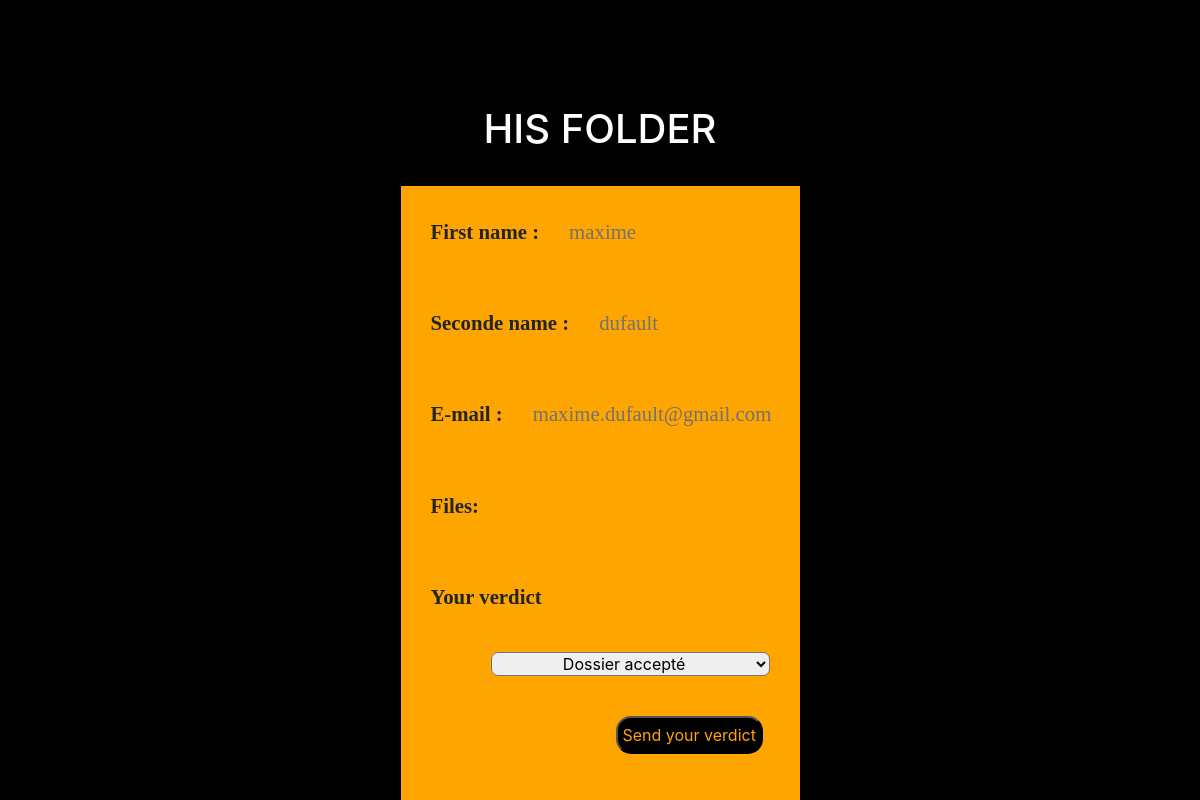
The app's page /workflow/workrep (signed in) with its own data.
### workflow/models.py (models this page shows)
class File(models.Model):
    f_name = models.CharField(max_length=30)
    s_name = models.CharField(max_length=30)
    mail = models.CharField(max_length=30)
    File = models.FileField(blank=True)
    verdict = models.CharField(max_length=30)

### workflow/views.py (the view, shortened to what this page needs)
# urls.py: path('workrep', views.workrep, name='workrep'),
@login_required(login_url='login')
def workrep(request):
    Files=File.objects.latest('id')
    context={'Files':Files}
    form = UpdateFile(request.POST or None, instance=Files)
    if request.method == 'POST':
        form = UpdateFile(request.POST or None, instance=Files)
        if form.is_valid():
            form.save()
    return render(request, 'workflow/workrep.html', context)

### templates/workflow/workrep.html (shortened to what this page needs)
{% load static %}
<!DOCTYPE html>
<html>
<head>
	<link rel="stylesheet" href="https://stackpath.bootstrapcdn.com/bootstrap/4.1.3/css/bootstrap.min.css">
	<link rel="stylesheet" href="https://use.fontawesome.com/releases/v5.6.1/css/all.css">
    <form enctype="multipart/form-data" action="" method="post">
        <div class="container contenue">
            <h1>His folder</h1>
                <div class="container-fluid formulaire">
                    <div class="row">
                        <label name="f_name" class="text" for="fname">First name :</label>
                        <p class="text1">{{ Files.f_name }}</p>
                    </div>
                    <div class="row">
                        <label name="s_name" class="text" for="sname">Seconde name :</label>
                        <p class="text1">{{ Files.s_name }}</p>
                    </div>
                    <div class="row">
                        <label name="mail" class="text" for="mail">E-mail :</label>
                        <p class="text1">{{ Files.mail }}</p>
                    </div>
                    <div class="row">
                        <label name="files" class="text" for="files">Files:</label>
                    </div>
                    <div class="row">
                        <label name="files" class="text" for="files">Your verdict</label>
                        <select name="verdict" id="form">
                            <option value="Dossier accepté">Dossier accepté</option>
                        </select>
                    </div>
                    <div class="row">
                        <div class="col">
                            <input type="submit" value="Send your verdict" class="submit">
                        </div>
                    </div>
                </div>
        </div>
    </form>
</body>
</html>

### templates/workflow/workrep.html (style rules this page uses)
.contenue { margin-top: 10vh; height: 85vh; width: 50%; background-color: #e3e0e000; }
.contenue h1 { text-align: center; padding-top: 25px; padding-bottom: 25px; color: white; text-transform: uppercase; }
#form { width: 70%; display: flex; justify-content: center; align-content: center; text-align: center; margin: 10px; border-radius: 7px; margin-left: 90px; }
.formulaire { background-color: orange; width: 70%; }
.text { display: flex; float: right; font-family: 'Roboto Slab', serif; font-size: 1.3em; margin: 20px 0px 0px 150px; font-weight: 700; margin: 30px 0px 30px 30px; }
.text1 { display: flex; font-family: 'Roboto Slab', serif; font-size: 1.3em; margin: 30px 0px 30px 30px; color: rgb(114, 114, 114); }
.submit { display: flex; margin: 30px 30px 50px 200px; border-radius: 15px; padding: 5px; color: orange; background-color: black; }

### records on screen
File: f_name "maxime", s_name "dufault", mail "maxime.dufault@gmail.com"
